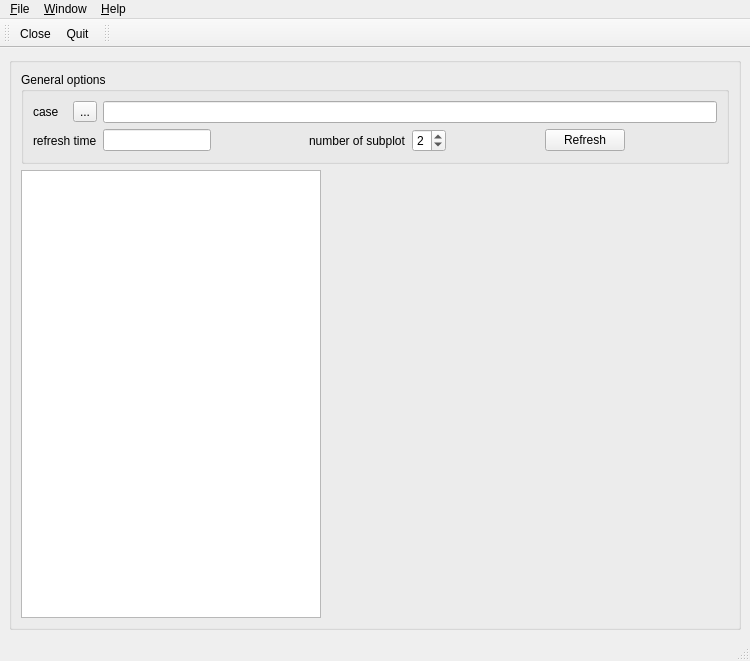
<?xml version="1.0" encoding="UTF-8"?>
<ui version="4.0">
 <author>A. DOUCE</author>
 <class>MainForm</class>
 <widget class="QMainWindow" name="MainForm">
  <property name="geometry">
   <rect>
    <x>0</x>
    <y>0</y>
    <width>750</width>
    <height>661</height>
   </rect>
  </property>
  <property name="windowTitle">
   <string>Interface code_saturne</string>
  </property>
  <property name="dockOptions">
   <set>QMainWindow::AllowNestedDocks|QMainWindow::AllowTabbedDocks|QMainWindow::AnimatedDocks</set>
  </property>
  <widget class="QWidget" name="centralwidget">
   <layout class="QGridLayout" name="gridLayout_4">
    <item row="0" column="0">
     <widget class="QGroupBox" name="groupBox">
      <property name="title">
       <string/>
      </property>
      <layout class="QGridLayout" name="gridLayout_3">
       <item row="0" column="0" colspan="2">
        <widget class="QGroupBox" name="groupBox_2">
         <property name="title">
          <string>General options</string>
         </property>
         <layout class="QGridLayout" name="gridLayout_2">
          <item row="0" column="0">
           <layout class="QGridLayout" name="gridLayout">
            <item row="0" column="0">
             <widget class="QLabel" name="label">
              <property name="text">
               <string>case</string>
              </property>
             </widget>
            </item>
            <item row="0" column="1">
             <widget class="QToolButton" name="toolButtonDir">
              <property name="text">
               <string>...</string>
              </property>
              <property name="icon">
               <iconset resource="resource_base.qrc">
                <normaloff>:/data/icons/22x22/document-open.png</normaloff>:/data/icons/22x22/document-open.png</iconset>
              </property>
             </widget>
            </item>
            <item row="0" column="2" colspan="7">
             <widget class="QLineEdit" name="lineEditCase"/>
            </item>
            <item row="1" column="0" colspan="2">
             <widget class="QLabel" name="label_2">
              <property name="text">
               <string>refresh time</string>
              </property>
             </widget>
            </item>
            <item row="1" column="2">
             <widget class="QLineEdit" name="lineEditTime"/>
            </item>
            <item row="1" column="3">
             <spacer name="horizontalSpacer">
              <property name="orientation">
               <enum>Qt::Horizontal</enum>
              </property>
              <property name="sizeHint" stdset="0">
               <size>
                <width>13</width>
                <height>20</height>
               </size>
              </property>
             </spacer>
            </item>
            <item row="1" column="4">
             <widget class="QLabel" name="label_3">
              <property name="text">
               <string>number of subplot</string>
              </property>
             </widget>
            </item>
            <item row="1" column="5">
             <widget class="QSpinBox" name="spinBox">
              <property name="minimum">
               <number>1</number>
              </property>
              <property name="maximum">
               <number>4</number>
              </property>
              <property name="value">
               <number>2</number>
              </property>
             </widget>
            </item>
            <item row="1" column="6">
             <spacer name="horizontalSpacer_2">
              <property name="orientation">
               <enum>Qt::Horizontal</enum>
              </property>
              <property name="sizeHint" stdset="0">
               <size>
                <width>13</width>
                <height>20</height>
               </size>
              </property>
             </spacer>
            </item>
            <item row="1" column="7">
             <widget class="QPushButton" name="pushButtonRefresh">
              <property name="text">
               <string>Refresh</string>
              </property>
             </widget>
            </item>
            <item row="1" column="8">
             <spacer name="horizontalSpacer_3">
              <property name="orientation">
               <enum>Qt::Horizontal</enum>
              </property>
              <property name="sizeHint" stdset="0">
               <size>
                <width>13</width>
                <height>20</height>
               </size>
              </property>
             </spacer>
            </item>
           </layout>
          </item>
         </layout>
        </widget>
       </item>
       <item row="1" column="0">
        <widget class="QTreeView" name="treeViewDirectory">
         <property name="minimumSize">
          <size>
           <width>300</width>
           <height>0</height>
          </size>
         </property>
         <property name="maximumSize">
          <size>
           <width>300</width>
           <height>16777215</height>
          </size>
         </property>
        </widget>
       </item>
       <item row="1" column="1">
        <widget class="QWidget" name="widget" native="true">
         <property name="minimumSize">
          <size>
           <width>400</width>
           <height>400</height>
          </size>
         </property>
        </widget>
       </item>
      </layout>
     </widget>
    </item>
   </layout>
  </widget>
  <widget class="QMenuBar" name="menubar">
   <property name="geometry">
    <rect>
     <x>0</x>
     <y>0</y>
     <width>750</width>
     <height>28</height>
    </rect>
   </property>
   <widget class="QMenu" name="menu_Help">
    <property name="title">
     <string>&amp;Help</string>
    </property>
    <widget class="QMenu" name="menu_User_manuals">
     <property name="title">
      <string>&amp;User manuals</string>
     </property>
     <property name="icon">
      <iconset resource="resource_base.qrc">
       <normaloff>:/data/icons/22x22/x-office-address-book.png</normaloff>:/data/icons/22x22/x-office-address-book.png</iconset>
     </property>
     <addaction name="displayCSManualAction"/>
     <addaction name="displayNCManualAction"/>
     <addaction name="displayCSTutorialAction"/>
     <addaction name="displayCSTheoryAction"/>
     <addaction name="displayCSRefcardAction"/>
     <addaction name="displayCSDoxygenAction"/>
    </widget>
    <addaction name="displayAboutAction"/>
    <addaction name="displayLicenceAction"/>
    <addaction name="separator"/>
    <addaction name="menu_User_manuals"/>
   </widget>
   <widget class="QMenu" name="menu_Window">
    <property name="title">
     <string>&amp;Window</string>
    </property>
    <addaction name="BrowserAction"/>
    <addaction name="separator"/>
    <addaction name="backgroundColorAction"/>
    <addaction name="actionFont"/>
    <addaction name="RestoreStyleDefaults"/>
   </widget>
   <widget class="QMenu" name="menu_File">
    <property name="title">
     <string>&amp;File</string>
    </property>
    <addaction name="fileCloseAction"/>
    <addaction name="fileQuitAction"/>
    <addaction name="actionSave_state"/>
    <addaction name="actionLoad_state"/>
   </widget>
   <addaction name="menu_File"/>
   <addaction name="menu_Window"/>
   <addaction name="menu_Help"/>
  </widget>
  <widget class="QToolBar" name="toolBar">
   <property name="windowTitle">
    <string>toolBar</string>
   </property>
   <attribute name="toolBarArea">
    <enum>TopToolBarArea</enum>
   </attribute>
   <attribute name="toolBarBreak">
    <bool>false</bool>
   </attribute>
   <addaction name="fileCloseAction"/>
   <addaction name="fileQuitAction"/>
  </widget>
  <widget class="QToolBar" name="toolBar_4">
   <property name="windowTitle">
    <string>toolBar_4</string>
   </property>
   <attribute name="toolBarArea">
    <enum>TopToolBarArea</enum>
   </attribute>
   <attribute name="toolBarBreak">
    <bool>false</bool>
   </attribute>
  </widget>
  <widget class="QStatusBar" name="statusbar"/>
  <action name="fileCloseAction">
   <property name="icon">
    <iconset resource="resource_base.qrc">
     <normaloff>:/data/icons/22x22/process-stop.png</normaloff>:/data/icons/22x22/process-stop.png</iconset>
   </property>
   <property name="text">
    <string>&amp;Close</string>
   </property>
   <property name="statusTip">
    <string>Close</string>
   </property>
   <property name="shortcut">
    <string>Ctrl+W</string>
   </property>
  </action>
  <action name="openXtermAction">
   <property name="icon">
    <iconset resource="resource_base.qrc">
     <normaloff>:/data/icons/22x22/utilities-terminal.png</normaloff>:/data/icons/22x22/utilities-terminal.png</iconset>
   </property>
   <property name="text">
    <string>&amp;Open shell</string>
   </property>
   <property name="statusTip">
    <string>Open shell</string>
   </property>
   <property name="shortcut">
    <string>Ctrl+T</string>
   </property>
  </action>
  <action name="displayCaseAction">
   <property name="icon">
    <iconset resource="resource_base.qrc">
     <normaloff>:/data/icons/22x22/document-properties.png</normaloff>:/data/icons/22x22/document-properties.png</iconset>
   </property>
   <property name="text">
    <string>&amp;Show current case</string>
   </property>
   <property name="statusTip">
    <string>Show current case.</string>
   </property>
   <property name="shortcut">
    <string>Ctrl+P</string>
   </property>
  </action>
  <action name="reload_modulesAction">
   <property name="icon">
    <iconset>
     <normaloff>:/data/icons/22x22/view-refresh.png</normaloff>:/data/icons/22x22/view-refresh.png</iconset>
   </property>
   <property name="text">
    <string>&amp;Reload all loaded modules</string>
   </property>
   <property name="statusTip">
    <string>Reload all loaded modules.</string>
   </property>
   <property name="shortcut">
    <string>Ctrl+A</string>
   </property>
  </action>
  <action name="reload_pageAction">
   <property name="icon">
    <iconset>
     <normaloff>:/data/icons/22x22/view-refresh.png</normaloff>:/data/icons/22x22/view-refresh.png</iconset>
   </property>
   <property name="text">
    <string>R&amp;eload the loaded page</string>
   </property>
   <property name="statusTip">
    <string>Reload the loaded page.</string>
   </property>
   <property name="shortcut">
    <string>Ctrl+R</string>
   </property>
  </action>
  <action name="displayAboutAction">
   <property name="icon">
    <iconset resource="resource_base.qrc">
     <normaloff>:/data/icons/22x22/help-browser.png</normaloff>:/data/icons/22x22/help-browser.png</iconset>
   </property>
   <property name="text">
    <string>&amp;About</string>
   </property>
   <property name="statusTip">
    <string>About.</string>
   </property>
  </action>
  <action name="displayLicenceAction">
   <property name="icon">
    <iconset resource="resource_base.qrc">
     <normaloff>:/data/icons/22x22/application-certificate.png</normaloff>:/data/icons/22x22/application-certificate.png</iconset>
   </property>
   <property name="text">
    <string>&amp;Licence</string>
   </property>
   <property name="statusTip">
    <string>Licence.</string>
   </property>
  </action>
  <action name="displayCSManualAction">
   <property name="text">
    <string>&amp;code_saturne</string>
   </property>
   <property name="statusTip">
    <string>code_saturne user manual.</string>
   </property>
   <property name="shortcut">
    <string>F1</string>
   </property>
  </action>
  <action name="displayNCManualAction">
   <property name="text">
    <string>&amp;NEPTUNE_CFD</string>
   </property>
   <property name="statusTip">
    <string>NEPTUNE_CFD user manual.</string>
   </property>
  </action>
  <action name="displayCSTutorialAction">
   <property name="text">
    <string>&amp;code_saturne tutorial</string>
   </property>
   <property name="statusTip">
    <string>code_saturne tutorial.</string>
   </property>
   <property name="shortcut">
    <string>F2</string>
   </property>
  </action>
  <action name="displayCSTheoryAction">
   <property name="text">
    <string>&amp;code_saturne theory</string>
   </property>
   <property name="statusTip">
    <string>code_saturne theory guide.</string>
   </property>
   <property name="shortcut">
    <string>F3</string>
   </property>
  </action>
  <action name="displayCSRefcardAction">
   <property name="text">
    <string>&amp;code_saturne reference card</string>
   </property>
   <property name="statusTip">
    <string>code_saturne quick reference card.</string>
   </property>
   <property name="shortcut">
    <string>F5</string>
   </property>
  </action>
  <action name="displayCSDoxygenAction">
   <property name="text">
    <string>&amp;code_saturne doxygen</string>
   </property>
   <property name="statusTip">
    <string>code_saturne quick doxygen.</string>
   </property>
   <property name="shortcut">
    <string>F6</string>
   </property>
  </action>
  <action name="IdentityAction">
   <property name="checkable">
    <bool>true</bool>
   </property>
   <property name="checked">
    <bool>true</bool>
   </property>
   <property name="text">
    <string>&amp;Identity</string>
   </property>
   <property name="statusTip">
    <string>Show/Hide the identity window.</string>
   </property>
   <property name="shortcut">
    <string>Ctrl+I</string>
   </property>
  </action>
  <action name="BrowserAction">
   <property name="checkable">
    <bool>true</bool>
   </property>
   <property name="checked">
    <bool>true</bool>
   </property>
   <property name="text">
    <string>&amp;Browser</string>
   </property>
   <property name="statusTip">
    <string>Show/Hide the browser window.</string>
   </property>
   <property name="shortcut">
    <string>Ctrl+B</string>
   </property>
  </action>
  <action name="fileQuitAction">
   <property name="icon">
    <iconset resource="resource_base.qrc">
     <normaloff>:/data/icons/22x22/system-log-out.png</normaloff>:/data/icons/22x22/system-log-out.png</iconset>
   </property>
   <property name="text">
    <string>&amp;Quit</string>
   </property>
   <property name="statusTip">
    <string>Quit</string>
   </property>
   <property name="shortcut">
    <string>Ctrl+Q</string>
   </property>
  </action>
  <action name="backgroundColorAction">
   <property name="icon">
    <iconset resource="resource_base.qrc">
     <normaloff>:/data/icons/22x22/preferences-desktop-wallpaper.png</normaloff>:/data/icons/22x22/preferences-desktop-wallpaper.png</iconset>
   </property>
   <property name="text">
    <string>Background color</string>
   </property>
  </action>
  <action name="actionFont">
   <property name="icon">
    <iconset resource="resource_base.qrc">
     <normaloff>:/data/icons/22x22/preferences-desktop-font.png</normaloff>:/data/icons/22x22/preferences-desktop-font.png</iconset>
   </property>
   <property name="text">
    <string>Font</string>
   </property>
  </action>
  <action name="actionUndo">
   <property name="checkable">
    <bool>false</bool>
   </property>
   <property name="enabled">
    <bool>true</bool>
   </property>
   <property name="icon">
    <iconset resource="resource_base.qrc">
     <normaloff>:/data/icons/22x22/edit-undo.png</normaloff>:/data/icons/22x22/edit-undo.png</iconset>
   </property>
   <property name="text">
    <string>&amp;Undo</string>
   </property>
   <property name="shortcut">
    <string>Ctrl+Z</string>
   </property>
  </action>
  <action name="actionRedo">
   <property name="icon">
    <iconset resource="resource_base.qrc">
     <normaloff>:/data/icons/22x22/edit-redo.png</normaloff>:/data/icons/22x22/edit-redo.png</iconset>
   </property>
   <property name="text">
    <string>&amp;Redo</string>
   </property>
   <property name="shortcut">
    <string>Ctrl+Shift+Z</string>
   </property>
  </action>
  <action name="caseNewAction">
   <property name="icon">
    <iconset resource="resource_base.qrc">
     <normaloff>:/data/icons/22x22/document-new.png</normaloff>:/data/icons/22x22/document-new.png</iconset>
   </property>
   <property name="text">
    <string>&amp;New case</string>
   </property>
   <property name="toolTip">
    <string>New case</string>
   </property>
   <property name="statusTip">
    <string>Open a new case.</string>
   </property>
  </action>
  <action name="RestoreStyleDefaults">
   <property name="text">
    <string>Restore Defaults</string>
   </property>
  </action>
  <action name="actionSave_state">
   <property name="text">
    <string>Save state</string>
   </property>
  </action>
  <action name="actionLoad_state">
   <property name="text">
    <string>Load state</string>
   </property>
  </action>
 </widget>
 <resources>
  <include location="resource_base.qrc"/>
 </resources>
 <connections/>
</ui>
